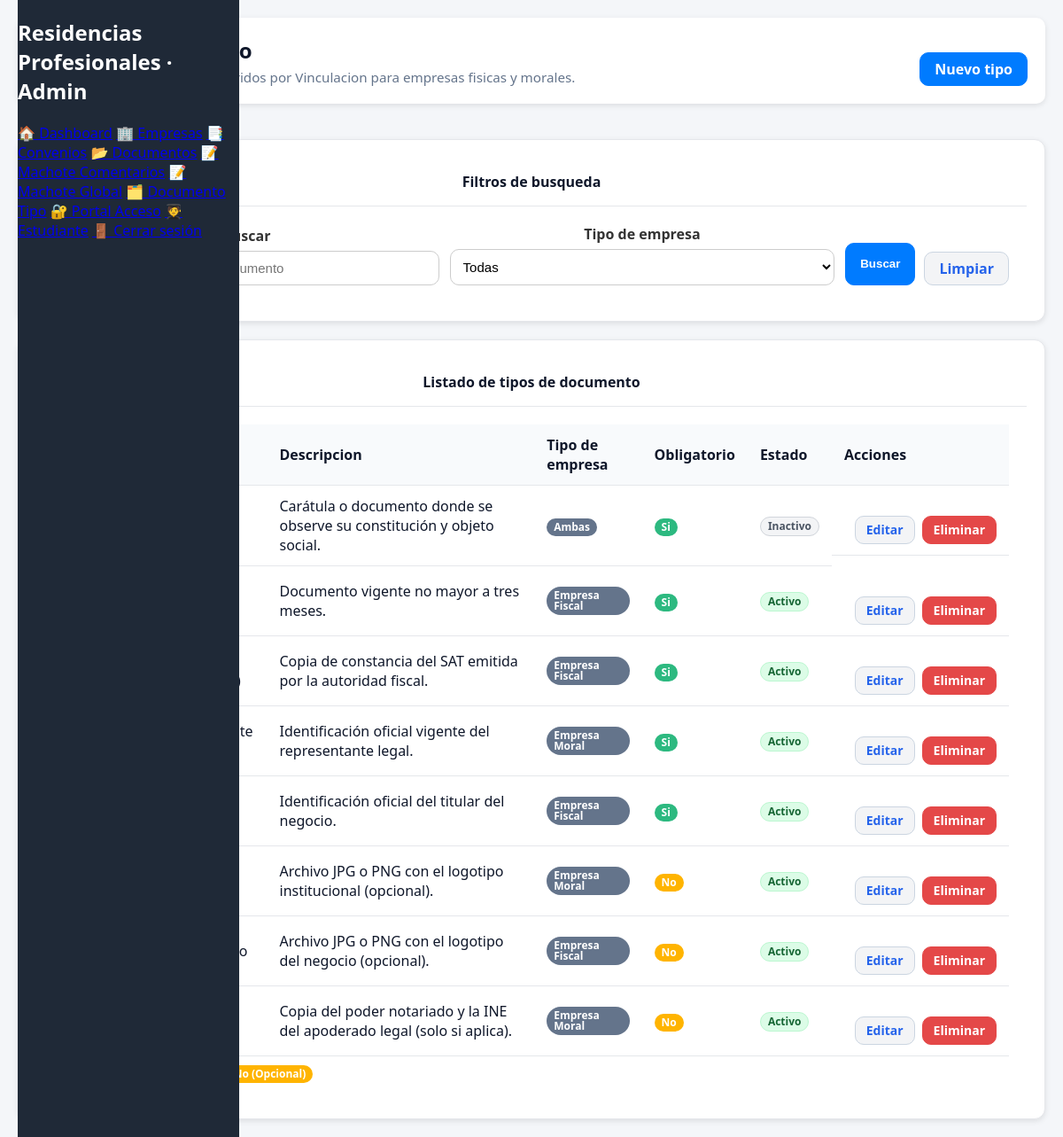
Before: /recidencia/view/documentotipo/documentotipo_list.php with the older database file.
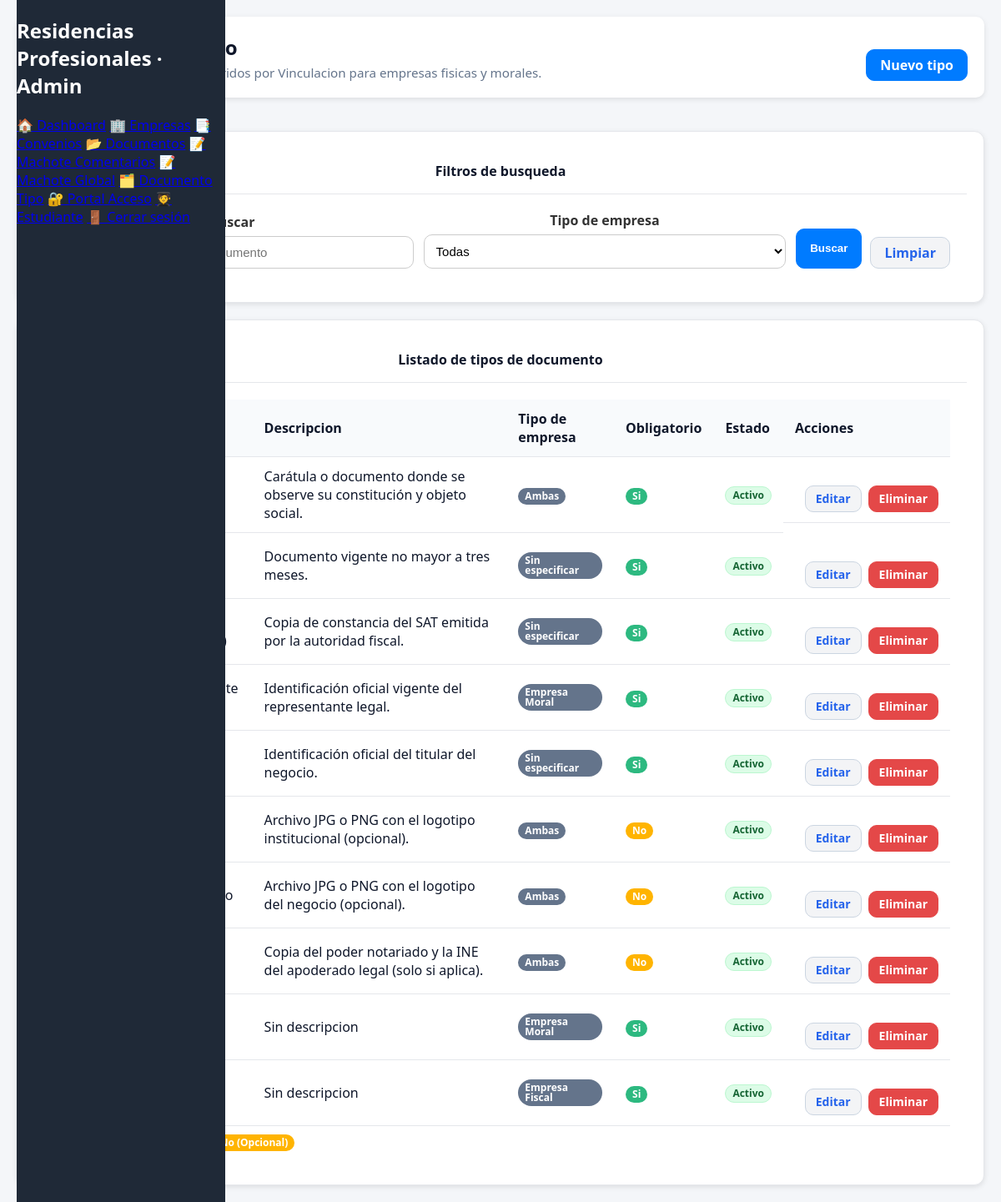
After: the same page with the newer database file.
### tables this page shows
CREATE TABLE `rp_documento_tipo` (
  `id` bigint(20) NOT NULL AUTO_INCREMENT,
  `nombre` varchar(100) NOT NULL,
  `descripcion` text DEFAULT NULL,
  `obligatorio` tinyint(1) NOT NULL DEFAULT 1,
  `tipo_empresa` enum('fiscal','moral','ambas') DEFAULT 'ambas',
  `activo` tinyint(1) NOT NULL DEFAULT 1,
  PRIMARY KEY (`id`),
  UNIQUE KEY `uk_documento_tipo_nombre` (`nombre`)
);

### config/db.php (called while the page is built)
<?php
return [
    'host'    => '65.99.225.140',
    'dbname'  => 'nessuste_vinculacion',
    'user'    => 'nessuste_userVinculacion',
    'pass'    => 'F+R%&lEZdr#BY2E$',
    'charset' => 'utf8mb4',
    'port'    => '3306',
];

### common/model/db.php (called while the page is built, shortened)
<?php
final class Database
{
    private static ?PDO $connection = null;
    public static function getConnection(): PDO
    {
        if (self::$connection instanceof PDO) {
            return self::$connection;
        }
        $config = require __DIR__ . '/../../config/db.php';
        $host    = $config['host'] ?? 'localhost';
        $db      = $config['dbname'] ?? '';
        $user    = $config['user'] ?? 'root';
        $pass    = $config['pass'] ?? '';
        $charset = $config['charset'] ?? 'utf8mb4';
        $port    = $config['port'] ?? '3306';
        $dsn = "mysql:host={$host};dbname={$db};port={$port};charset={$charset}";
        try {
            self::$connection = new PDO($dsn, $user, $pass, [
                PDO::ATTR_ERRMODE            => PDO::ERRMODE_EXCEPTION,
                PDO::ATTR_DEFAULT_FETCH_MODE => PDO::FETCH_ASSOC,
            ]);
        } catch (PDOException $exception) {
            throw new PDOException('Error al conectar a la base de datos: ' . $exception->getMessage(), (int)$exception->getCode(), $exception);
        }
        return self::$connection;
    }
}
return Database::getConnection();

### recidencia/common/functions/documentotipo/documentotipo_funtions_list.php (called while the page is built, shortened)
<?php
if (!function_exists('documentoTipoListDefaults')) {
    function documentoTipoListDefaults(): array
    {
        return [
            'q' => '',
            'tipo_empresa' => '',
            'tipos' => [],
            'tipoEmpresaOptions' => documentoTipoEmpresaOptions(),
            'errorMessage' => null,
            'statusMessage' => null,
        ];
    }
}
if (!function_exists('documentoTipoNormalizeSearch')) {
    function documentoTipoNormalizeSearch(?string $value): string
    {
        return trim((string) $value);
    }
}
if (!function_exists('documentoTipoNormalizeTipoEmpresa')) {
    function documentoTipoNormalizeTipoEmpresa(mixed $value): ?string
    {
        if (!is_scalar($value)) {
            return null;
        }
        return null;
    }
}
if (!function_exists('documentoTipoEmpresaOptions')) {
    function documentoTipoEmpresaOptions(): array
    {
        return [
            'fiscal' => 'Empresa Fiscal',
            'moral' => 'Empresa Moral',
            'ambas' => 'Ambas',
        ];
    }
}
if (!function_exists('documentoTipoRenderEmpresaLabel')) {
    function documentoTipoRenderEmpresaLabel(?string $tipoEmpresa): string
    {
        $tipoEmpresa = strtolower(trim((string) $tipoEmpresa));
        if ($tipoEmpresa === '') {
            return 'Sin especificar';
        }
        return documentoTipoEmpresaOptions()[$tipoEmpresa] ?? ucfirst($tipoEmpresa);
    }
}
if (!function_exists('documentoTipoRenderObligatorioLabel')) {
    function documentoTipoRenderObligatorioLabel(mixed $value): string
    {
        $boolValue = documentoTipoCastBool($value);
        return $boolValue ? 'Si' : 'No';
    }
}
if (!function_exists('documentoTipoRenderObligatorioClass')) {
    function documentoTipoRenderObligatorioClass(mixed $value): string
    {
        $boolValue = documentoTipoCastBool($value);
        return $boolValue ? 'badge ok' : 'badge warn';
    }
}
if (!function_exists('documentoTipoCastBool')) {
    function documentoTipoCastBool(mixed $value): bool
    {
        if (is_int($value)) {
            return $value === 1;
        }
        return false;
    }
}
if (!function_exists('documentoTipoValueOrDefault')) {
    function documentoTipoValueOrDefault(mixed $value, string $fallback = 'N/A'): string
    {
        if ($value === null) {
            return $fallback;
        }
        if (is_string($value)) {
            $value = trim($value);
            return $value !== '' ? $value : $fallback;
        }
        return $fallback;
    }
}
if (!function_exists('documentoTipoListStatusMessage')) {
    function documentoTipoListStatusMessage(?string $statusCode, ?string $nombre): ?string
    {
        if ($statusCode === null || $statusCode === '') {
            return null;
        }
    }
}

### recidencia/handler/documentotipo/documentotipo_list_handler.php (called while the page is built, shortened)
<?php
require_once __DIR__ . '/../../common/functions/documentotipo/documentotipo_funtions_list.php';
require_once __DIR__ . '/../../controller/documentotipo/DocumentoTipoListController.php';
$defaults = documentoTipoListDefaults();
$statusCode = isset($_GET['status']) ? trim((string) $_GET['status']) : '';
$nombreParam = isset($_GET['nombre']) ? trim((string) $_GET['nombre']) : '';
$statusMessage = documentoTipoListStatusMessage(
    $statusCode,
    $nombreParam !== '' ? $nombreParam : null
);
try {
    $controller = new DocumentoTipoListController();
    $viewData = $controller->handle($_GET);
    $merged = array_merge($defaults, $viewData);
    $merged['statusMessage'] = $statusMessage;
    return $merged;
} catch (\Throwable $throwable) {
    $message = trim($throwable->getMessage());
    $defaults['errorMessage'] = $message !== ''
        ? $message
        : 'No se pudo obtener la lista de tipos de documentos. Intenta nuevamente mas tarde.';
    $defaults['statusMessage'] = $statusMessage;
    return $defaults;
}

### recidencia/controller/documentotipo/DocumentoTipoListController.php (called while the page is built, shortened)
<?php
require_once __DIR__ . '/../../../common/model/db.php';
require_once __DIR__ . '/../../model/documentotipo/DocumentoTipoListModel.php';
require_once __DIR__ . '/../../common/functions/documentotipo/documentotipo_funtions_list.php';
class DocumentoTipoListController
{
    private DocumentoTipoListModel $model;
    public function __construct(?PDO $pdo = null)
    {
        if ($pdo === null) {
            $pdo = Database::getConnection();
        }
        $this->model = new DocumentoTipoListModel($pdo);
    }
    public function handle(array $query): array
    {
        $search = documentoTipoNormalizeSearch($query['q'] ?? '');
        $tipoEmpresa = documentoTipoNormalizeTipoEmpresa($query['tipo_empresa'] ?? null);
        $tipos = [];
        $errorMessage = null;
        try {
            $tipos = $this->model->fetchTipos(
                $search !== '' ? $search : null,
                $tipoEmpresa
            );
        } catch (\Throwable $throwable) {
            $message = trim($throwable->getMessage());
            $errorMessage = $message !== ''
                ? $message
                : 'No se pudo obtener la lista de tipos de documentos. Intenta nuevamente mas tarde.';
        }
        return [
            'q' => $search,
            'tipo_empresa' => $tipoEmpresa ?? '',
            'tipos' => $tipos,
            'tipoEmpresaOptions' => documentoTipoEmpresaOptions(),
            'errorMessage' => $errorMessage,
        ];
    }
}

### recidencia/model/documentotipo/DocumentoTipoListModel.php (called while the page is built, shortened)
<?php
require_once __DIR__ . '/../../../common/model/db.php';
class DocumentoTipoListModel
{
    private PDO $pdo;
    public function __construct(?PDO $pdo = null)
    {
        $this->pdo = $pdo ?? Database::getConnection();
    }
    public function fetchTipos(?string $search = null, ?string $tipoEmpresa = null): array
    {
        $sql = <<<'SQL'
            SELECT id,
                   nombre,
                   descripcion,
                   obligatorio,
                   tipo_empresa,
                   activo
              FROM rp_documento_tipo
        SQL;
        $conditions = [];
        $params = [];
        $sql .= ' ORDER BY nombre ASC';
        $statement = $this->pdo->prepare($sql);
        $statement->execute($params);
        return $statement->fetchAll(PDO::FETCH_ASSOC);
    }
}

### recidencia/view/documentotipo/documentotipo_list.php (the view, shortened to what the changed rows need)
<?php
$handlerResult = require __DIR__ . '/../../handler/documentotipo/documentotipo_list_handler.php';
$tipos = $handlerResult['tipos'];
?>
<!DOCTYPE html>
<html lang="es">
<head>
  <link rel="stylesheet" href="../../assets/css/documentotipo/documentotipo.css" />
</head>
<body>
  <div class="app">
    <?php include __DIR__ . '/../../layout/sidebar.php'; ?>
    <main class="main">
      <header class="topbar">
        <div>
          <h2>Tipos de Documento</h2>
        </div>
      </header>
      <section class="card">
        <div class="content">
          <div class="table-wrapper">
            <table>
              <thead>
                <tr>
                  <th>ID</th>
                  <th>Nombre del documento</th>
                  <th>Descripcion</th>
                  <th>Tipo de empresa</th>
                  <th>Obligatorio</th>
                  <th>Estado</th>
                  <th style="min-width:200px;">Acciones</th>
                </tr>
              </thead>
              <tbody>
                <?php if ($tipos === []): ?>
                  <tr>
                    <td colspan="7" style="text-align:center;">No se encontraron tipos de documento.</td>
                  </tr>
                <?php else: ?>
                  <?php foreach ($tipos as $tipo): ?>
                    <?php
                      $id = isset($tipo['id']) ? (int) $tipo['id'] : null;
                      $nombre = documentoTipoValueOrDefault($tipo['nombre'] ?? null, 'Sin nombre');
                      $descripcion = documentoTipoValueOrDefault($tipo['descripcion'] ?? null, 'Sin descripcion');
                      $tipoEmpresaLabel = documentoTipoRenderEmpresaLabel($tipo['tipo_empresa'] ?? null);
                      $obligatorioClass = documentoTipoRenderObligatorioClass($tipo['obligatorio'] ?? null);
                      $obligatorioLabel = documentoTipoRenderObligatorioLabel($tipo['obligatorio'] ?? null);
                      $estaActivo = documentoTipoCastBool($tipo['activo'] ?? null);
                      $estadoClass = $estaActivo ? 'badge status-active' : 'badge status-inactive';
                      $estadoLabel = $estaActivo ? 'Activo' : 'Inactivo';
                    ?>
                    <tr>
                      <td><?php echo $id !== null ? htmlspecialchars((string) $id, ENT_QUOTES, 'UTF-8') : 'N/A'; ?></td>
                      <td><?php echo htmlspecialchars($nombre, ENT_QUOTES, 'UTF-8'); ?></td>
                      <td><?php echo htmlspecialchars($descripcion, ENT_QUOTES, 'UTF-8'); ?></td>
                      <td>
                        <span class="badge secondary">
                          <?php echo htmlspecialchars($tipoEmpresaLabel, ENT_QUOTES, 'UTF-8'); ?>
                        </span>
                      </td>
                      <td>
                        <span class="<?php echo htmlspecialchars($obligatorioClass, ENT_QUOTES, 'UTF-8'); ?>">
                          <?php echo htmlspecialchars($obligatorioLabel, ENT_QUOTES, 'UTF-8'); ?>
                        </span>
                      </td>
                      <td>
                        <span class="<?php echo htmlspecialchars($estadoClass, ENT_QUOTES, 'UTF-8'); ?>">
                          <?php echo htmlspecialchars($estadoLabel, ENT_QUOTES, 'UTF-8'); ?>
                        </span>
                      </td>
                      <td class="actions">
                        <?php if ($id !== null): ?>
                          <a class="btn small" href="documentotipo_edit.php?id=<?php echo urlencode((string) $id); ?>">Editar</a>
                          <a class="btn small danger" href="documentotipo_delete.php?id=<?php echo urlencode((string) $id); ?>">Eliminar</a>
                        <?php else: ?>
                          <span class="text-muted">Acciones no disponibles</span>
                        <?php endif; ?>
                      </td>
                    </tr>
                  <?php endforeach; ?>
                <?php endif; ?>
              </tbody>
            </table>
          </div>
        </div>
      </section>
    </main>
  </div>
</body>
</html>

Changed rows visible on the page:
changed rp_documento_tipo "Carátula o documento donde se observe su constitución y objeto social.": activo "Inactivo" → "Activo"
changed rp_documento_tipo "Documento vigente no mayor a tres meses.": tipo_empresa "Empresa Fiscal" → "Sin especificar"
changed rp_documento_tipo "Copia de constancia del SAT emitida por la autoridad fiscal.": tipo_empresa "Empresa Fiscal" → "Sin especificar"
changed rp_documento_tipo "Identificación oficial del titular del negocio.": tipo_empresa "Empresa Fiscal" → "Sin especificar"
changed rp_documento_tipo "Archivo JPG o PNG con el logotipo institucional (opcional).": tipo_empresa "Empresa Moral" → "Ambas"
changed rp_documento_tipo "Archivo JPG o PNG con el logotipo del negocio (opcional).": tipo_empresa "Empresa Fiscal" → "Ambas"
changed rp_documento_tipo "Copia del poder notariado y la INE del apoderado legal (solo si aplica).": tipo_empresa "Empresa Moral" → "Ambas"
added rp_documento_tipo: descripcion "Sin descripcion", tipo_empresa "Empresa Moral", obligatorio "Si", activo "Activo"
added rp_documento_tipo: descripcion "Sin descripcion", tipo_empresa "Empresa Fiscal", obligatorio "Si", activo "Activo"
